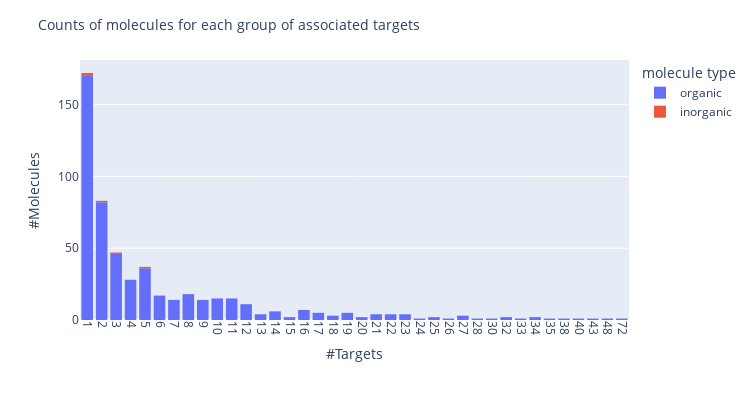

Notebook source saved alongside this figure:
### Code cell
# plot the distribution of # targets associated to each molecule
fig = px.histogram(mol_targets, x="#Targets", color="Molecule_Type", 
                    width=750, height=400)

# update layout
fig.update_xaxes(type='category', tickmode='linear', tickangle=90)
fig.update_layout(
    title="Counts of molecules for each group of associated targets",
    title_font_size = 14,
    yaxis_title="#Molecules",
    legend_title="molecule type",
    legend_font_size = 12)

# configuration
config = {'modeBarButtonsToRemove': ['logo', 'zoomin', 'zoomout', 'zoom', 
          'lasso', 'pan', 'autoscale', 'select'], 'displaylogo': False}

# save and show 
fig.write_html("../Flask/pollutants_db_app/static/img/distribution_molecules_targets.html", config=config)
fig.show(config=config)

### Figure 1 — Plotly figure (JSON) as saved in the notebook; plotly's stock layout.template omitted (floating-point values rounded to 4 significant figures; data arrays with more than 128 entries replaced by an {"elided": "..."} marker saying what was removed)
{"data": [{"alignmentgroup": "True", "bingroup": "x", "hovertemplate": "Molecule_Type=organic<br>#Targets=%{x}<br>count=%{y}<extra></extra>", "legendgroup": "organic", "marker": {"color": "#636efa", "pattern": {"shape": ""}}, "name": "organic", "offsetgroup": "organic", "orientation": "v", "showlegend": true, "type": "histogram", "x": {"elided": "532 int values"}, "xaxis": "x", "yaxis": "y"}, {"alignmentgroup": "True", "bingroup": "x", "hovertemplate": "Molecule_Type=inorganic<br>#Targets=%{x}<br>count=%{y}<extra></extra>", "legendgroup": "inorganic", "marker": {"color": "#EF553B", "pattern": {"shape": ""}}, "name": "inorganic", "offsetgroup": "inorganic", "orientation": "v", "showlegend": true, "type": "histogram", "x": [1, 1, 2, 3, 5], "xaxis": "x", "yaxis": "y"}], "layout": {"barmode": "relative", "height": 400, "legend": {"font": {"size": 12}, "title": {"text": "molecule type"}, "tracegroupgap": 0}, "margin": {"t": 60}, "title": {"font": {"size": 14}, "text": "Counts of molecules for each group of associated targets"}, "width": 750, "xaxis": {"anchor": "y", "domain": [0, 1], "tickangle": 90, "tickmode": "linear", "title": {"text": "#Targets"}, "type": "category"}, "yaxis": {"anchor": "x", "domain": [0, 1], "title": {"text": "#Molecules"}}}}
